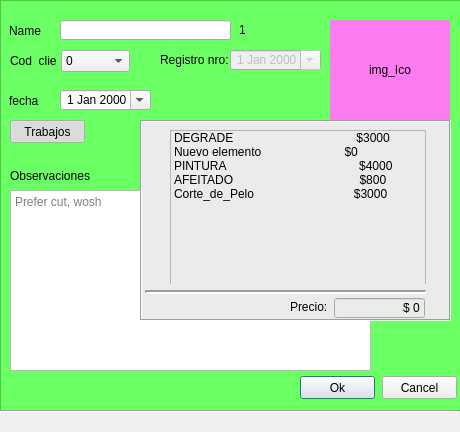
<?xml version="1.0" encoding="UTF-8"?>
<ui version="4.0">
 <class>Dialog</class>
 <widget class="QDialog" name="Dialog">
  <property name="geometry">
   <rect>
    <x>0</x>
    <y>0</y>
    <width>460</width>
    <height>432</height>
   </rect>
  </property>
  <property name="sizePolicy">
   <sizepolicy hsizetype="Fixed" vsizetype="Fixed">
    <horstretch>0</horstretch>
    <verstretch>0</verstretch>
   </sizepolicy>
  </property>
  <property name="windowTitle">
   <string>Dialog</string>
  </property>
  <property name="modal">
   <bool>true</bool>
  </property>
  <widget class="QPushButton" name="ok_btn">
   <property name="geometry">
    <rect>
     <x>300</x>
     <y>376</y>
     <width>75</width>
     <height>23</height>
    </rect>
   </property>
   <property name="text">
    <string>Ok</string>
   </property>
  </widget>
  <widget class="Line" name="line">
   <property name="geometry">
    <rect>
     <x>-3</x>
     <y>403</y>
     <width>461</width>
     <height>16</height>
    </rect>
   </property>
   <property name="orientation">
    <enum>Qt::Horizontal</enum>
   </property>
  </widget>
  <widget class="QFrame" name="color_fr">
   <property name="geometry">
    <rect>
     <x>0</x>
     <y>0</y>
     <width>461</width>
     <height>411</height>
    </rect>
   </property>
   <property name="styleSheet">
    <string notr="true">background-color: rgb(106, 255, 98);</string>
   </property>
   <property name="frameShape">
    <enum>QFrame::StyledPanel</enum>
   </property>
   <property name="frameShadow">
    <enum>QFrame::Raised</enum>
   </property>
  </widget>
  <widget class="QComboBox" name="N_Clie_cmb">
   <property name="geometry">
    <rect>
     <x>61</x>
     <y>50</y>
     <width>69</width>
     <height>22</height>
    </rect>
   </property>
   <property name="editable">
    <bool>false</bool>
   </property>
   <item>
    <property name="text">
     <string>0</string>
    </property>
   </item>
   <item>
    <property name="text">
     <string>1</string>
    </property>
   </item>
   <item>
    <property name="text">
     <string>2</string>
    </property>
   </item>
   <item>
    <property name="text">
     <string>3</string>
    </property>
   </item>
   <item>
    <property name="text">
     <string>4</string>
    </property>
   </item>
   <item>
    <property name="text">
     <string>5</string>
    </property>
   </item>
  </widget>
  <widget class="QLabel" name="Ico_l">
   <property name="geometry">
    <rect>
     <x>330</x>
     <y>20</y>
     <width>120</width>
     <height>100</height>
    </rect>
   </property>
   <property name="styleSheet">
    <string notr="true">background-color: rgb(255, 123, 242);</string>
   </property>
   <property name="text">
    <string>img_Ico</string>
   </property>
   <property name="alignment">
    <set>Qt::AlignCenter</set>
   </property>
  </widget>
  <widget class="QLineEdit" name="name_txt">
   <property name="geometry">
    <rect>
     <x>60</x>
     <y>20</y>
     <width>171</width>
     <height>20</height>
    </rect>
   </property>
  </widget>
  <widget class="QLabel" name="name_l">
   <property name="geometry">
    <rect>
     <x>9</x>
     <y>24</y>
     <width>47</width>
     <height>13</height>
    </rect>
   </property>
   <property name="text">
    <string>Name</string>
   </property>
  </widget>
  <widget class="QLabel" name="cod_clie_l">
   <property name="geometry">
    <rect>
     <x>10</x>
     <y>54</y>
     <width>47</width>
     <height>13</height>
    </rect>
   </property>
   <property name="text">
    <string>Cod_clie</string>
   </property>
  </widget>
  <widget class="QTextEdit" name="obs_txt">
   <property name="geometry">
    <rect>
     <x>10</x>
     <y>190</y>
     <width>361</width>
     <height>181</height>
    </rect>
   </property>
   <property name="placeholderText">
    <string>Prefer cut, wosh</string>
   </property>
  </widget>
  <widget class="QLabel" name="Obs_l">
   <property name="geometry">
    <rect>
     <x>10</x>
     <y>168</y>
     <width>81</width>
     <height>16</height>
    </rect>
   </property>
   <property name="text">
    <string>Observaciones:</string>
   </property>
  </widget>
  <widget class="QFrame" name="Trabajos_fr">
   <property name="geometry">
    <rect>
     <x>140</x>
     <y>120</y>
     <width>311</width>
     <height>201</height>
    </rect>
   </property>
   <property name="styleSheet">
    <string notr="true">background-color: rgb(235, 235, 235);</string>
   </property>
   <property name="frameShape">
    <enum>QFrame::Box</enum>
   </property>
   <property name="frameShadow">
    <enum>QFrame::Sunken</enum>
   </property>
   <widget class="QListWidget" name="trab_listW">
    <property name="geometry">
     <rect>
      <x>30</x>
      <y>10</y>
      <width>256</width>
      <height>161</height>
     </rect>
    </property>
    <item>
     <property name="text">
      <string>DEGRADE                                     $3000</string>
     </property>
     <property name="checkState">
      <enum>Unchecked</enum>
     </property>
    </item>
    <item>
     <property name="text">
      <string>Nuevo elemento                         $0</string>
     </property>
     <property name="checkState">
      <enum>Unchecked</enum>
     </property>
    </item>
    <item>
     <property name="text">
      <string>PINTURA                                        $4000</string>
     </property>
     <property name="checkState">
      <enum>Unchecked</enum>
     </property>
    </item>
    <item>
     <property name="text">
      <string>AFEITADO                                      $800</string>
     </property>
     <property name="checkState">
      <enum>Unchecked</enum>
     </property>
    </item>
    <item>
     <property name="text">
      <string>Corte_de_Pelo                              $3000</string>
     </property>
     <property name="checkState">
      <enum>Unchecked</enum>
     </property>
    </item>
   </widget>
   <widget class="Line" name="line_2">
    <property name="geometry">
     <rect>
      <x>5</x>
      <y>164</y>
      <width>281</width>
      <height>16</height>
     </rect>
    </property>
    <property name="lineWidth">
     <number>2</number>
    </property>
    <property name="orientation">
     <enum>Qt::Horizontal</enum>
    </property>
   </widget>
   <widget class="QLabel" name="precio_l">
    <property name="geometry">
     <rect>
      <x>150</x>
      <y>180</y>
      <width>47</width>
      <height>13</height>
     </rect>
    </property>
    <property name="text">
     <string>Precio:</string>
    </property>
   </widget>
   <widget class="QLineEdit" name="precio_txt">
    <property name="geometry">
     <rect>
      <x>194</x>
      <y>178</y>
      <width>91</width>
      <height>20</height>
     </rect>
    </property>
    <property name="text">
     <string>$ 0</string>
    </property>
    <property name="alignment">
     <set>Qt::AlignRight|Qt::AlignTrailing|Qt::AlignVCenter</set>
    </property>
    <property name="readOnly">
     <bool>true</bool>
    </property>
   </widget>
  </widget>
  <widget class="QPushButton" name="Trab_btn">
   <property name="geometry">
    <rect>
     <x>10</x>
     <y>120</y>
     <width>75</width>
     <height>23</height>
    </rect>
   </property>
   <property name="text">
    <string>Trabajos</string>
   </property>
   <property name="checkable">
    <bool>true</bool>
   </property>
   <property name="checked">
    <bool>true</bool>
   </property>
  </widget>
  <widget class="QLabel" name="fecha">
   <property name="geometry">
    <rect>
     <x>9</x>
     <y>94</y>
     <width>47</width>
     <height>13</height>
    </rect>
   </property>
   <property name="text">
    <string>fecha</string>
   </property>
  </widget>
  <widget class="QLabel" name="reg_nro_l">
   <property name="geometry">
    <rect>
     <x>160</x>
     <y>50</y>
     <width>71</width>
     <height>20</height>
    </rect>
   </property>
   <property name="text">
    <string>Registro nro:</string>
   </property>
  </widget>
  <widget class="QDateEdit" name="reg_date">
   <property name="enabled">
    <bool>false</bool>
   </property>
   <property name="geometry">
    <rect>
     <x>230</x>
     <y>50</y>
     <width>91</width>
     <height>20</height>
    </rect>
   </property>
   <property name="alignment">
    <set>Qt::AlignRight|Qt::AlignTrailing|Qt::AlignVCenter</set>
   </property>
   <property name="calendarPopup">
    <bool>true</bool>
   </property>
  </widget>
  <widget class="QPushButton" name="cancel_btn">
   <property name="geometry">
    <rect>
     <x>382</x>
     <y>376</y>
     <width>75</width>
     <height>23</height>
    </rect>
   </property>
   <property name="text">
    <string>Cancel</string>
   </property>
  </widget>
  <widget class="QDateEdit" name="work_date">
   <property name="enabled">
    <bool>true</bool>
   </property>
   <property name="geometry">
    <rect>
     <x>60</x>
     <y>90</y>
     <width>91</width>
     <height>20</height>
    </rect>
   </property>
   <property name="alignment">
    <set>Qt::AlignRight|Qt::AlignTrailing|Qt::AlignVCenter</set>
   </property>
   <property name="calendarPopup">
    <bool>true</bool>
   </property>
  </widget>
  <widget class="QLabel" name="id_l">
   <property name="geometry">
    <rect>
     <x>239</x>
     <y>22</y>
     <width>21</width>
     <height>16</height>
    </rect>
   </property>
   <property name="text">
    <string>1</string>
   </property>
  </widget>
  <zorder>color_fr</zorder>
  <zorder>obs_txt</zorder>
  <zorder>line</zorder>
  <zorder>N_Clie_cmb</zorder>
  <zorder>Ico_l</zorder>
  <zorder>name_txt</zorder>
  <zorder>name_l</zorder>
  <zorder>cod_clie_l</zorder>
  <zorder>Obs_l</zorder>
  <zorder>ok_btn</zorder>
  <zorder>Trabajos_fr</zorder>
  <zorder>Trab_btn</zorder>
  <zorder>fecha</zorder>
  <zorder>reg_nro_l</zorder>
  <zorder>reg_date</zorder>
  <zorder>cancel_btn</zorder>
  <zorder>work_date</zorder>
  <zorder>id_l</zorder>
 </widget>
 <tabstops>
  <tabstop>ok_btn</tabstop>
  <tabstop>name_txt</tabstop>
  <tabstop>N_Clie_cmb</tabstop>
  <tabstop>reg_date</tabstop>
  <tabstop>Trab_btn</tabstop>
  <tabstop>trab_listW</tabstop>
  <tabstop>precio_txt</tabstop>
  <tabstop>obs_txt</tabstop>
 </tabstops>
 <resources/>
 <connections>
  <connection>
   <sender>N_Clie_cmb</sender>
   <signal>currentIndexChanged(int)</signal>
   <receiver>reg_date</receiver>
   <slot>show()</slot>
   <hints>
    <hint type="sourcelabel">
     <x>108</x>
     <y>62</y>
    </hint>
    <hint type="destinationlabel">
     <x>239</x>
     <y>63</y>
    </hint>
   </hints>
  </connection>
  <connection>
   <sender>cancel_btn</sender>
   <signal>clicked()</signal>
   <receiver>Dialog</receiver>
   <slot>reject()</slot>
   <hints>
    <hint type="sourcelabel">
     <x>422</x>
     <y>384</y>
    </hint>
    <hint type="destinationlabel">
     <x>440</x>
     <y>423</y>
    </hint>
   </hints>
  </connection>
  <connection>
   <sender>ok_btn</sender>
   <signal>clicked()</signal>
   <receiver>Dialog</receiver>
   <slot>accept()</slot>
   <hints>
    <hint type="sourcelabel">
     <x>336</x>
     <y>387</y>
    </hint>
    <hint type="destinationlabel">
     <x>370</x>
     <y>427</y>
    </hint>
   </hints>
  </connection>
  <connection>
   <sender>Trab_btn</sender>
   <signal>toggled(bool)</signal>
   <receiver>Trabajos_fr</receiver>
   <slot>setVisible(bool)</slot>
   <hints>
    <hint type="sourcelabel">
     <x>66</x>
     <y>124</y>
    </hint>
    <hint type="destinationlabel">
     <x>158</x>
     <y>127</y>
    </hint>
   </hints>
  </connection>
 </connections>
</ui>
